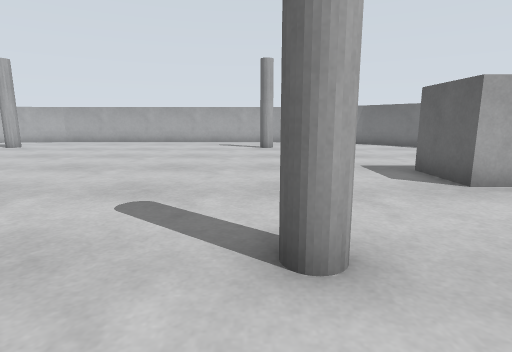
[1] (above)

16 first-person views from a walk through a Gazebo world. The camera is 0.59 m above the floor, tilts 10° down and sees 80° across. The floor is counted in squares, 0.5 m on a side. Each view is taken from the middle of a square. On the plan, view 1 faces up. The plan holds only what a view shows up to about 13 squares ahead; the rest is blank.

[2]
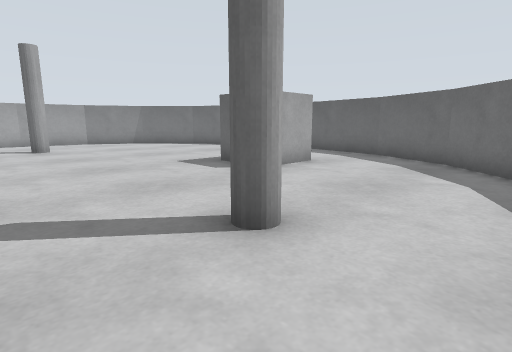

[3]
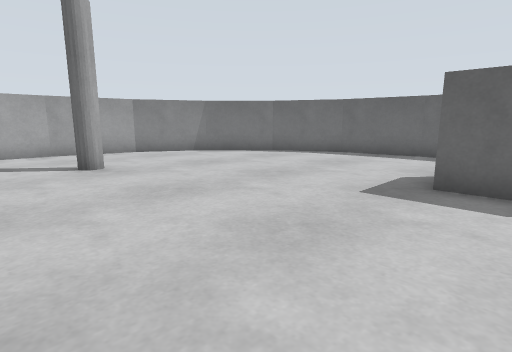

[4]
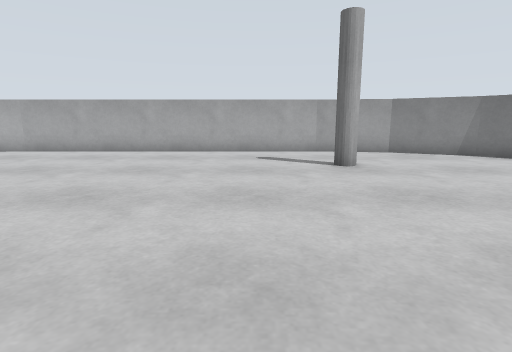

[5]
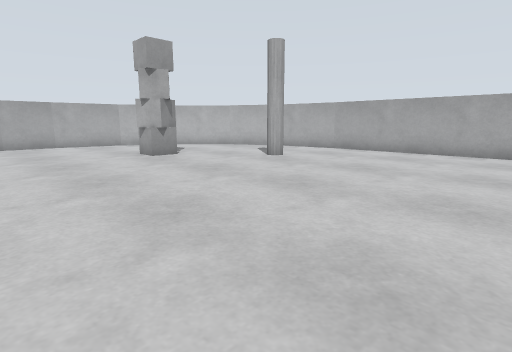

[6]
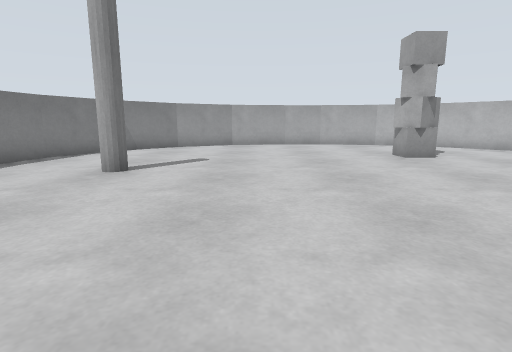

[7]
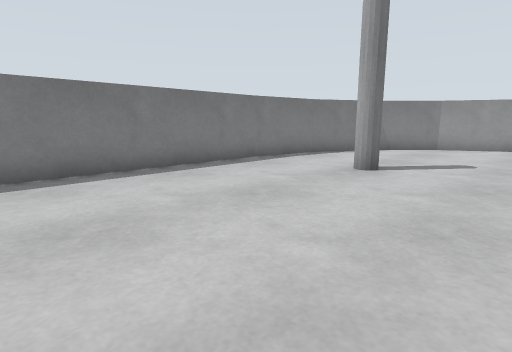

[8]
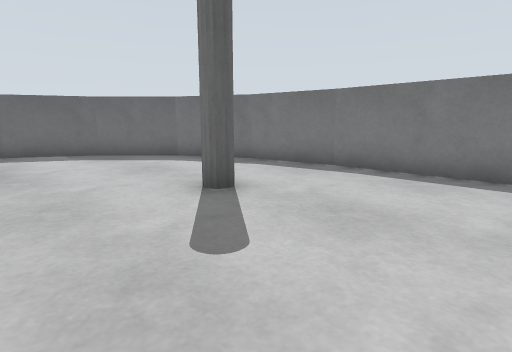

[9]
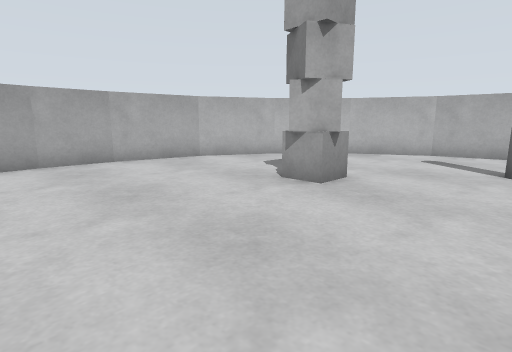

[10]
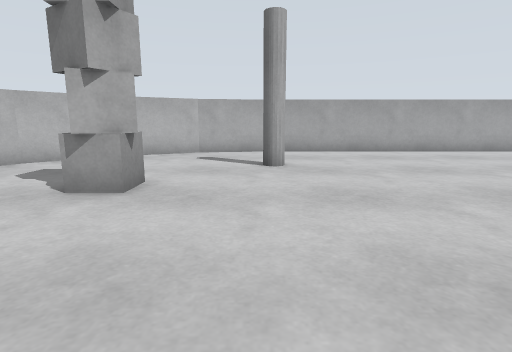

[11]
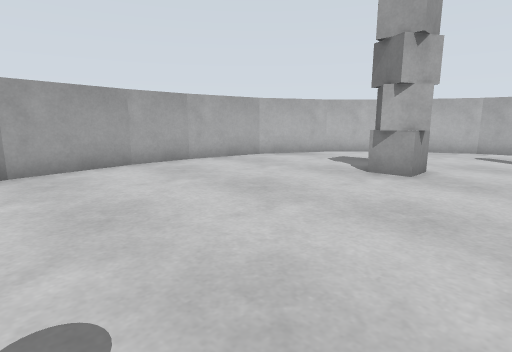

[12]
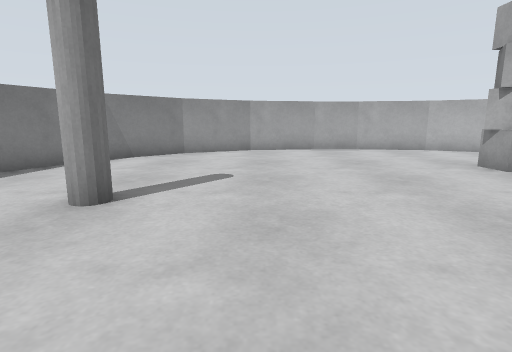

[13]
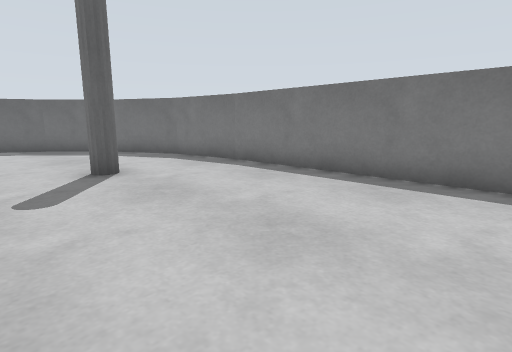

[14]
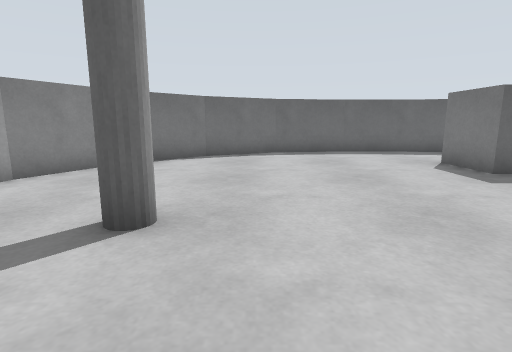

[15]
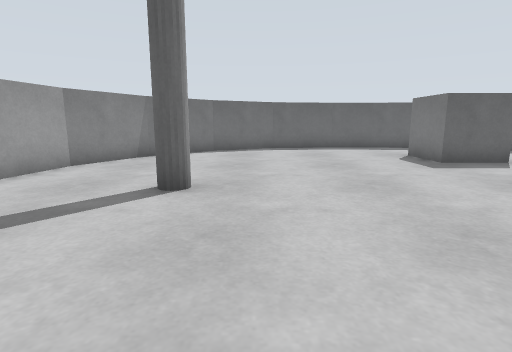

[16]
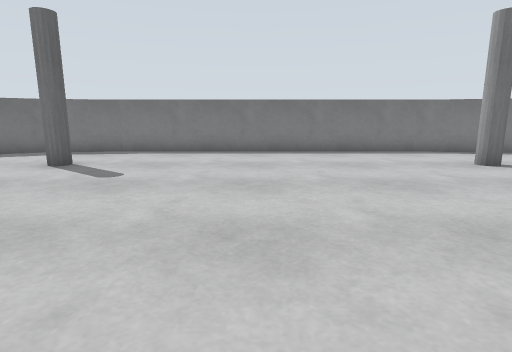

### Floor plan
Points are (right, up) in squares from view 1. A wall is a line through its corners. A room is listed if a view was taken in it or the views show most of it. See-through windows are left out.
Room 1 (views 1, 2, 3, 4, 5, 6, 7, 8, 9, 10, 11, 12, 13, 14, 15, 16)
walls: (-14.6, 12.2) (-14, 11.4) (-14.9, 10.9) (-15.4, 11.7); (-11.5, -1.5) (0.5, -1.5); (0.4, -1.5) (3.2, -1.1) (5.8, 0.2) (7.8, 2.2) (9.1, 4.8) (9.5, 7.6); (-11.3, 18.5) (-14.2, 18.1) (-16.8, 16.8) (-18.8, 14.8) (-20, 12.2) (-20.5, 9.3); (6, 5.5) (4, 5.5) (4, 7.5) (6, 7.5); (0.5, 18.5) (-11.5, 18.5); (-16.1, -0.1) (-14.2, -1.1) (-11.4, -1.5); (-20.5, 7.6) (-20.1, 4.8) (-18.8, 2.2) (-16.7, 0.2); (-20.5, 9.5) (-20.5, 7.5); (9.5, 7.5) (9.5, 9.5); (9.5, 9.4) (9.1, 12.2) (7.8, 14.8) (5.8, 16.8) (3.2, 18) (0.4, 18.5)
low walls: (-14.2, 12.1) (-14.2, 11) (-15.2, 11)

Positions as (right, up) in squares from view 1, and headings:
1: (0, 0), facing up
2: (-2, 0), facing up-right
3: (-2, 6), facing up-right
4: (-2, 6), facing up
5: (-4, 6), facing up-left
6: (-4, 6), facing left
7: (-4, 6), facing down-left
8: (-4, 6), facing down-right
9: (-11, 6), facing up-left
10: (-12, 6), facing up
11: (-12, 4), facing up-left
12: (-7, 5), facing left
13: (-7, 5), facing down-right
14: (-3, 13), facing right
15: (-5, 13), facing right
16: (-5, 11), facing down
